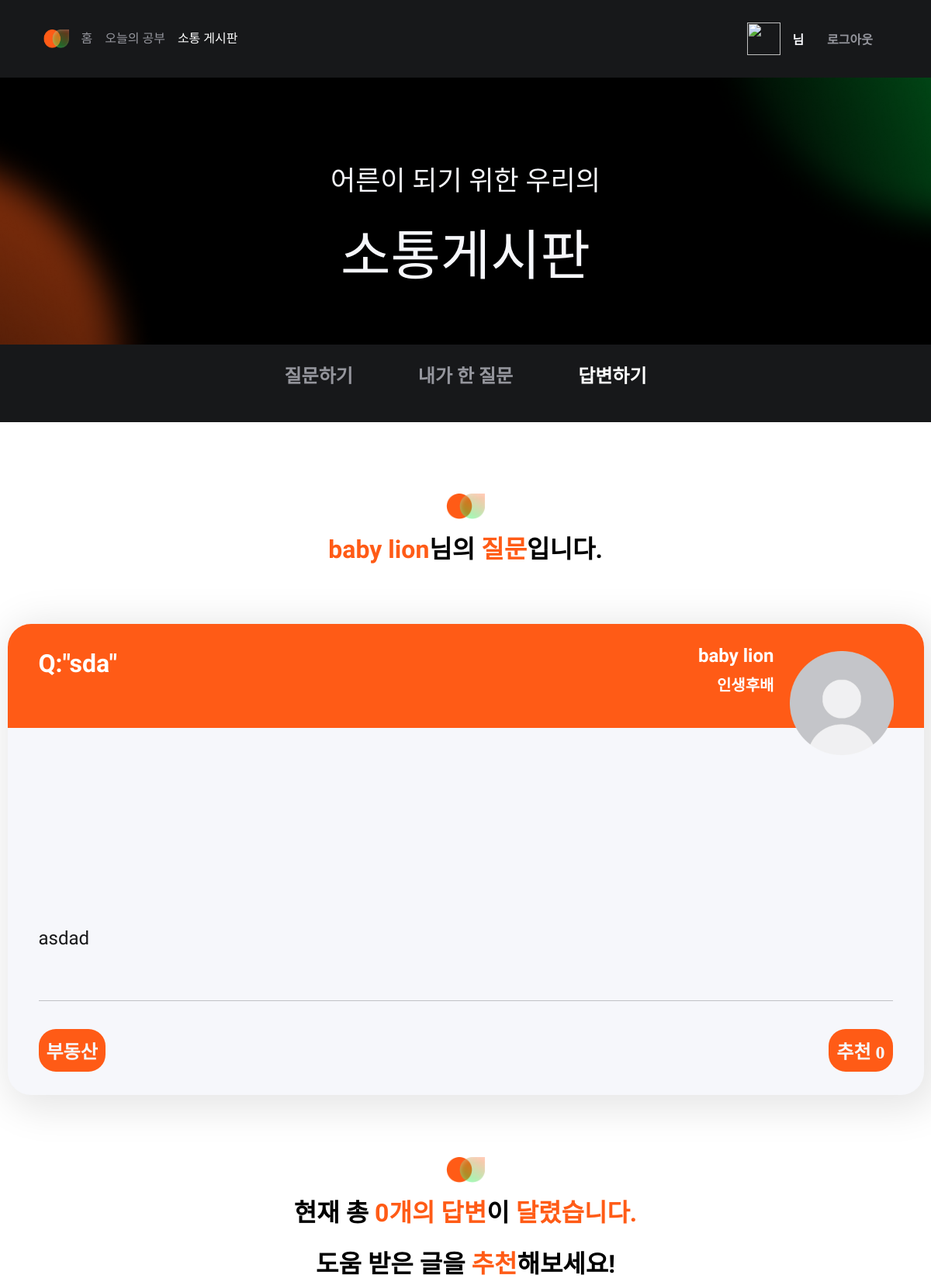
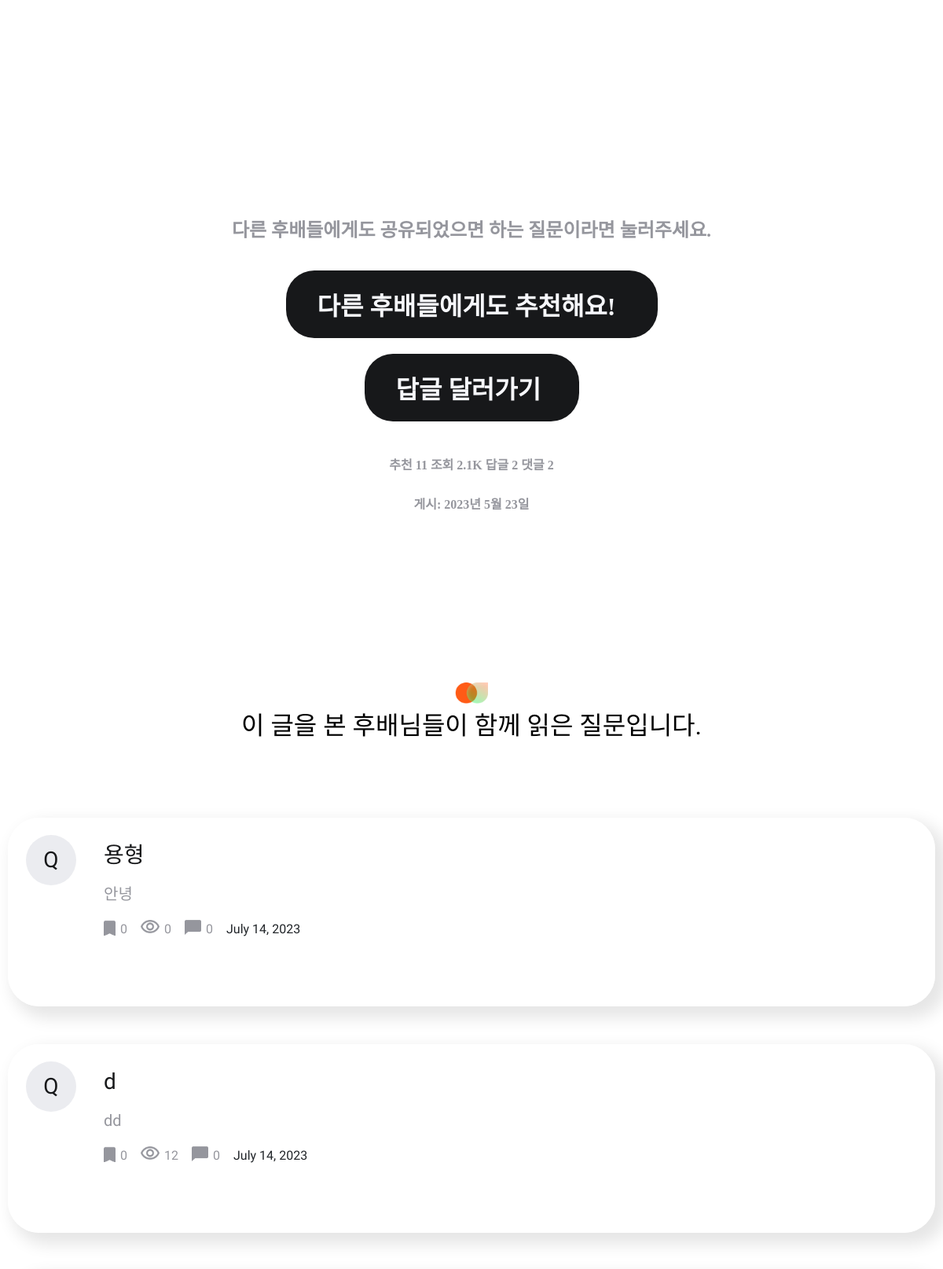
Screenshot of /communication/communication_detail/15 (upper part) with the database file from the repository (2 pictures, top to bottom).
### communicationApp/models.py (models this page shows)
class Question(models.Model):
    autor       = models.ForeignKey(user, on_delete=models.CASCADE, related_name='author_question') #작성자
    title       = models.CharField("TITLE", max_length=20, default="질문 제목") #질문 제목
    content     = models.TextField("CONTENT", max_length=300, default="질문 내용") #질문 내용
    date        = models.DateField("DATE", auto_now_add=True) #작성일자
    recommend   = models.PositiveIntegerField("RECOMMEND", default=0) #추천수
    category    = models.PositiveIntegerField("CATEGORY") #카테고리
    views       = models.PositiveIntegerField("VIEWS", default=0) #조회수
    answerd     = models.BooleanField("ANSWERD", default=False) #답변 여부

### accounts/models.py (models this page shows)
class Profile(models.Model):
    user = models.OneToOneField(User, on_delete=models.CASCADE, default=0)
    name = models.CharField("NAME", max_length=20, default="baby lion") # 사용자 이름
    description = models.CharField("DESCRIPTION", max_length=30, default="안녕하세요! 아기사자입니다.") # 사용자 한 줄 소개
    image = models.ImageField("IMAGE", upload_to="userProfile/", default="static/img/defaultImg.png") # 프로필 사진
    total = models.PositiveIntegerField("TOTAL", default=0) # 전체 맞힌 문제 수
    realty = models.PositiveIntegerField("REALTY", default=0) # 부동산 문제 맞힌 수
    economy = models.PositiveIntegerField("ECONOMY", default=0) # 경제 문제 맞힌 수
    selfDevelopment = models.PositiveIntegerField("SELFDEV", default=0) # 자기개발 문제 맞힌 수
    discount = models.PositiveIntegerField("DISCOUNT", default=0) # 할인 문제 맞힌 수
    commonSense = models.PositiveIntegerField("COMMONSENSE", default=0) # 시사상식 문제 맞힌 수
    etc = models.PositiveIntegerField("ETC", default=0) # 기타 문제 맞힌 수
    answerCount = models.PositiveIntegerField("ANWERCOUNT", default=0) # 답변 수
    recommendCount = models.PositiveIntegerField("RECOMMENDCOUNT", default=0) # 추천 받은 답변 수
    questionCount = models.PositiveIntegerField("QUESTIONCOUNT", default=0) # 질문 수

### communicationApp/views.py (the view)
# urls.py: path('communication_detail/<int:question_id>', communication_detail, name='communication_detail'), #소통게시판 메인_질문하나 클릭하면 나오는 화면
def communication_detail(request, question_id):
    question = get_object_or_404(Question, pk=question_id)
    category = question.category
    question.views += 1
    question.save()
    sameCategory = Question.objects.filter(category=category).exclude(pk=question_id).order_by("?")[:5]
    context = {
        'question': question,
        'sameCategory': sameCategory,
    }
    return render(request, 'communicationApp/question-detail.html', context)

### templates/communicationApp/question-detail.html (shortened to what this page needs)
{% load static %}
<!DOCTYPE html>
<html lang="en">
<head>
    <link rel="stylesheet" href="{% static 'css/communicationStyle.css' %}">
    <link rel="stylesheet" href="{% static 'css/default.css' %}">
    <link rel="stylesheet" href="{% static 'css/questionDetailStyle.css' %}">
    <link rel="stylesheet" href="https://cdn.jsdelivr.net/npm/bootstrap@5.3.0/dist/css/bootstrap.min.css">
</head>
    <nav>
        <div class="nav-left">
            <img src="{% static 'img/main-nav-logo.png' %}" alt="로고">
            <a href="{% url 'main' %}" style="color: #95969D;">홈</a>
            <a style=" color: #95969D;" href="{% url 'quizApp:studySpace' level=0 %}">오늘의 공부</a>
            <a style=" color: #FFFFFF;" href="{% url 'communicationApp:communication_list' %}">소통 게시판</a>
        </div>
        <div class="nav-right">
            <a href="{% url 'accounts:profile' %}">
                <img class="nav-icon-third" style="margin-right: 15px;" src="{{request.user.profile.image.url}}" alt="">
            </a>
            <p style="color: #FFFFFF;top:50%;margin-bottom: 0px; margin-right:30px;
            color: var(--unnamed, #F6F7FB);
            font-size: 16px;
            font-style: normal;
            font-weight: 700;
            line-height: normal;">{{request.user.profile.name}}님</p>
            <a href="{% url 'accounts:logOut' %}" style="text-decoration: none;
            color: inherit;">
            <p style="color: #FFFFFF;top:50%;margin-bottom: 0px; margin-right:40px;
            color: var(--1, #95969D);
            font-size: 16px;
            font-style: normal;
            font-weight: 700;
            line-height: normal;">로그아웃</p>
            </a>
        </div>
    </nav>
    <header class="study-title">
        <p>어른이 되기 위한 우리의</p>
        <p>소통게시판</p>
    </header>
    <nav id="nav2">
        <a href="{% url 'communicationApp:question_create' %}" style="text-decoration: none;
        color: inherit;margin-right: 84px;"><p id="nav2-first" style="color:#95969D;">질문하기</p></a>
        <a href="{% url 'communicationApp:my_question' %}" style="text-decoration: none;
        color: inherit;margin-right: 84px;"><p id="nav2-second">내가 한 질문</p></a>
        <a href="{% url 'communicationApp:answer_list' %}" style="text-decoration: none;
        color: inherit;color: #FFFFFF;"><p>답변하기</p></a>
    </nav>
    <div style="margin-top: 92px;" id="main-container">
        <div class="quiz-note">
            <div class="score-container-text"  id="sss">
                <img class="score-container-text-img" src="{% static 'img/main-nav-logo.png' %}" alt="">
                <div class="score-container-text-first">
                    <p class="score-container-text-highlight">{{question.autor.profile.name}}</p>
                    <p>님의&nbsp;</p>
                    <p class="score-container-text-highlight">질문</p>
                    <p>입니다.</p>
                </div>
            </div>
            <div class="quiz-note-box">
                <div class="quiz-note-box-top">
                    <div class="quiz-note-box-top-left">
                        <div class="quiz-note-box-top-first-top">
                            <p>Q:"{{question.title}}"</p>
                        </div>
                    </div>
                    <div class="quiz-note-box-top-right">
                        <div class="quiz-note-box-top-right-first">
                            <p>{{question.autor.profile.name}}</p>
                            <p>인생후배</p>
                        </div>
                        <div class="quiz-note-box-top-right-second">
                            <img src="{% static 'img/study-user-img.png' %}" alt="">
                        </div>
                    </div>
                </div>
                <div class="quiz-note-box-bottom">
                    <div class="note-explain">
                        {{question.content}}
                    </div>
                    <div style="display: flex; flex-direction: column; justify-content: end;">
                        <hr>
                        <div style="display: flex; flex-direction: row; justify-content: space-between;">
                        {% if question.category == 0 %}
                        <p style="color: #F6F7FB; font-family: NanumGothic;font-size: 24px;font-style: normal;font-weight: 700;line-height: normal;border-radius: 22px;width: fit-content;padding: 10px;margin-left: 40px;margin-bottom: 30px;background-color: #FF5B16;">부동산</p>
                        {%elif question.category == 1 %}
                        <p style="color: #F6F7FB; font-family: NanumGothic;font-size: 24px;font-style: normal;font-weight: 700;line-height: normal;border-radius: 22px;width: fit-content;padding: 10px;margin-left: 40px;margin-bottom: 30px;background-color: #FF5B16;">경제</p>
                        {%elif question.category == 2 %}
                        <p style="color: #F6F7FB; font-family: NanumGothic;font-size: 24px;font-style: normal;font-weight: 700;line-height: normal;border-radius: 22px;width: fit-content;padding: 10px;margin-left: 40px;margin-bottom: 30px;background-color: #FF5B16;">트렌드</p>
                        {%elif question.category == 3 %}
                        <p style="color: #F6F7FB; font-family: NanumGothic;font-size: 24px;font-style: normal;font-weight: 700;line-height: normal;border-radius: 22px;width: fit-content;padding: 10px;margin-left: 40px;margin-bottom: 30px;background-color: #FF5B16;">할인</p>
                        {%elif question.category == 4 %}
                        <p style="color: #F6F7FB; font-family: NanumGothic;font-size: 24px;font-style: normal;font-weight: 700;line-height: normal;border-radius: 22px;width: fit-content;padding: 10px;margin-left: 40px;margin-bottom: 30px;background-color: #FF5B16;">시사</p>
                        {%else %}
                        <p style="color: #F6F7FB; font-family: NanumGothic;font-size: 24px;font-style: normal;font-weight: 700;line-height: normal;border-radius: 22px;width: fit-content;padding: 10px;margin-left: 40px;margin-bottom: 30px;background-color: #FF5B16;">기타</p>
                        {% endif %}
                        <p style="
                        color: #F6F7FB;
                        font-family: NanumGothic;
                        font-size: 24px;
                        font-style: normal;
                        font-weight: 700;
                        line-height: normal;
                        border-radius: 22px;
                        width: fit-content;
                        padding: 10px;
                        margin-left: 40px;
                        margin-bottom: 30px;
                        background-color: #FF5B16;
                        margin-right: 40px;"
                        >추천 {{question.recommend}}</p>
                        </div>
                    </div>
                </div>
            </div>
        </div>
        <div class="question-detail-answer-conationer">
            <div class="score-container-text" id="sss">
                <img class="score-container-text-img" src="{% static 'img/main-nav-logo.png' %}" alt="">
                <div class="score-container-text-first">
                    <p>현재 총&nbsp;</p>
                    <p class="score-container-text-highlight">{{question.answer_set.count}}개의 답변</p>
                    <p>이&nbsp;</p>
                    <p class="score-container-text-highlight">달렸습니다.</p>
                </div>
                <div class="score-container-text-second">
                    <p>도움 받은 글을&nbsp;</p>
                    <p class="score-container-text-highlight">추천</p>
                    <p>해보세요!</p>
                </div>
            </div>
                <div class="question-detail-answer-box-text">
                    <p style="color: #95969D;
                    text-align: center;
                    font-family: NanumGothic;
                    font-size: 24px;
                    font-style: normal;
                    font-weight: 700;
                    line-height: normal;
                    margin-top: 200px;">다른 후배들에게도 공유되었으면 하는 질문이라면 눌러주세요.</p>
                    <a href="#" style="text-decoration: none;
                    color: inherit;"><div style="color: #F6F7FB;
                        font-family: NanumGothic;
                        font-size: 32px;
                        font-style: normal;
                        font-weight: 700;
                        line-height: normal;
                        border-radius: 36px;
                        background: #17181A;
                        padding: 20px 40px;
                        width: 473px;
                        margin-top: 20px;">다른 후배들에게도 추천해요!</div></a>
                    <a href="{% url 'communicationApp:answer_create' question.id %}" style="text-decoration: none;
                    color: inherit;"><div style="color: #F6F7FB;
                        font-family: NanumGothic;
                        font-size: 32px;
                        font-style: normal;
                        font-weight: 700;
                        line-height: normal;
                        border-radius: 36px;
                        background: #17181A;
                        padding: 20px 40px;
                        width: 273px;
                        margin-top: 20px;">답글 달러가기</div></a>
                    <p style="
                    color: #95969D;
                    font-family: NanumGothic;
                    font-size: 16px;
                    font-style: normal;
                    font-weight: 700;
                    line-height: normal;
                    margin-top: 42px;"> 추천 11 조회 2.1K 답글 2 댓글 2</p>
                    <p style="
                    color: #95969D;
                    font-family: NanumGothic;
                    font-size: 16px;
                    font-style: normal;
                    font-weight: 700;
                    line-height: normal;
                    margin-top: 10px;">게시: 2023년 5월 23일</p>
                </div>
            </div>
        </div>
        <div class="container-community" style="display:flex; flex-direction:column;align-items:center;margin:0 auto;margin-top: 200px;">
            <img id="container-community-logo-img" src="{% static 'img/main-nav-logo.png' %}" alt="">
            <p id="container-community-first-p" style="margin-bottom: 100px;">이 글을 본 후배님들이 함께 읽은 질문입니다.</p>
            {% for question in sameCategory%}
            <a href="#" style="text-decoration: none;
            color: inherit;">
                <div class="community-box" >
                    <div class="community-box-num">
                        {% if question.answerd == False %}
                            <p id="unanswer">Q</p>
                        {% else %}
                            <p id="answer">Q</p>
                            <p>답변완료</p>
                        {% endif %}
                    </div>
                    <div class="community-box-content">
                        <p id="community-box-content-title">{{question.title}}</p>
                        <p id="community-box-content-detail-content">{{question.content}}</p>
                        <div class="community-box-content-footer">
                            <div class="content-icon-box">
                                <div class="save">
                                    <img src="{% static 'img/main-save-icon.png' %}" alt="">
                                    <p>{{question.recommend}}</p>
                                </div>
                                <div class="saw">
                                    <img src="{% static 'img/main-saw-icon.png' %}" alt="">
                                    <p>{{question.views}}</p>
                                </div>
                                <div class="comment">
                                    <img src="{% static 'img/main-comment-icon.png' %}" alt="">
                                    <p>{{question.answer_set.count}}</p>
                                </div>
                            </div>
                            <div class="content-date">
                                <p>{{question.date}}</p>
                            </div>
                        </div>
                    </div>
                </div>
            </a>
            {% endfor %}
        </div>
</body>
</html>

### rows the page displays
Question: autor.profile.name "baby lion", title "sda", content "asdad", recommend "0", answer_set.count "0"
Question: answerd "Q", title "용형", content "안녕", recommend "0", views "0", answer_set.count "0", date "July 14, 2023"
Question: answerd "Q", title "d", content "dd", recommend "0", views "12", answer_set.count "0", date "July 14, 2023"
